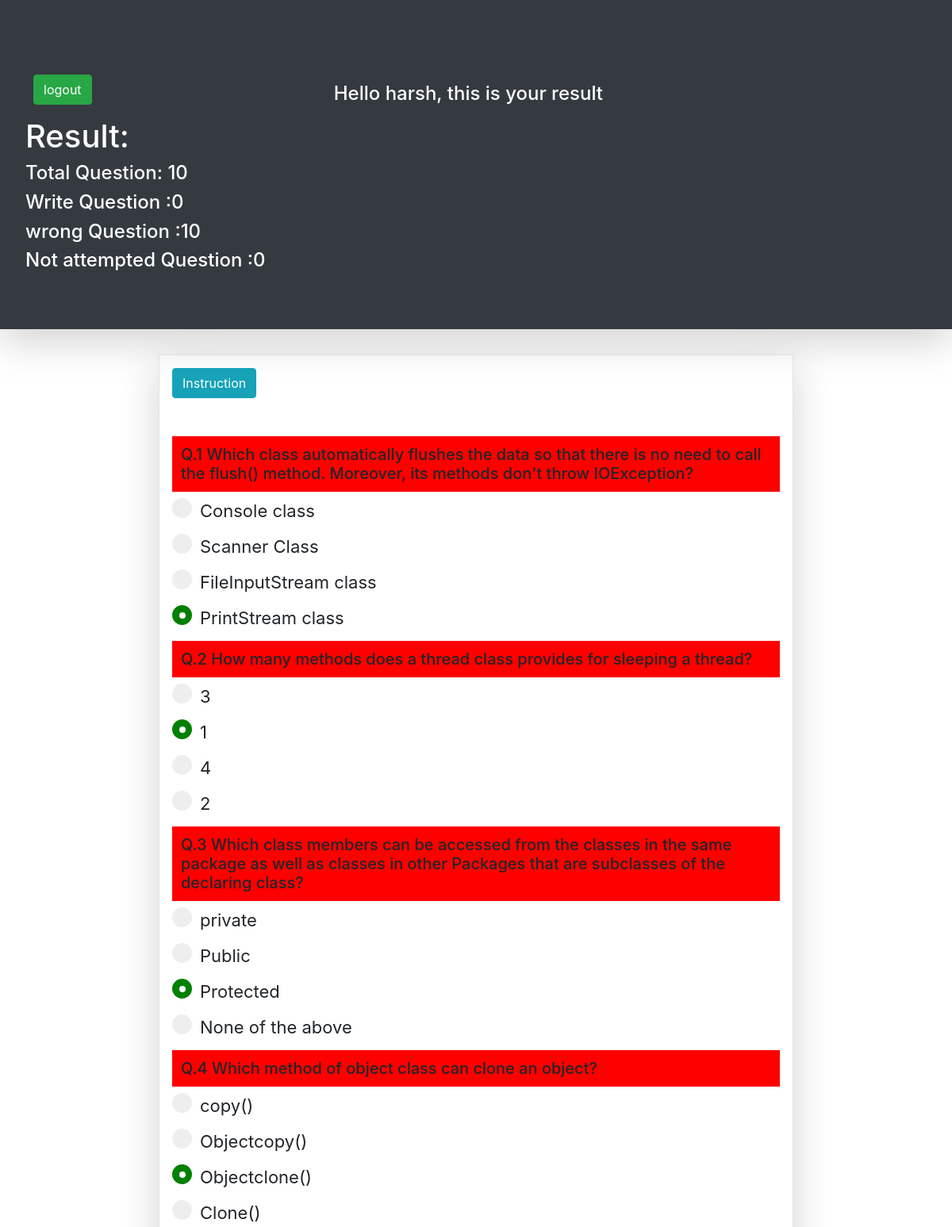
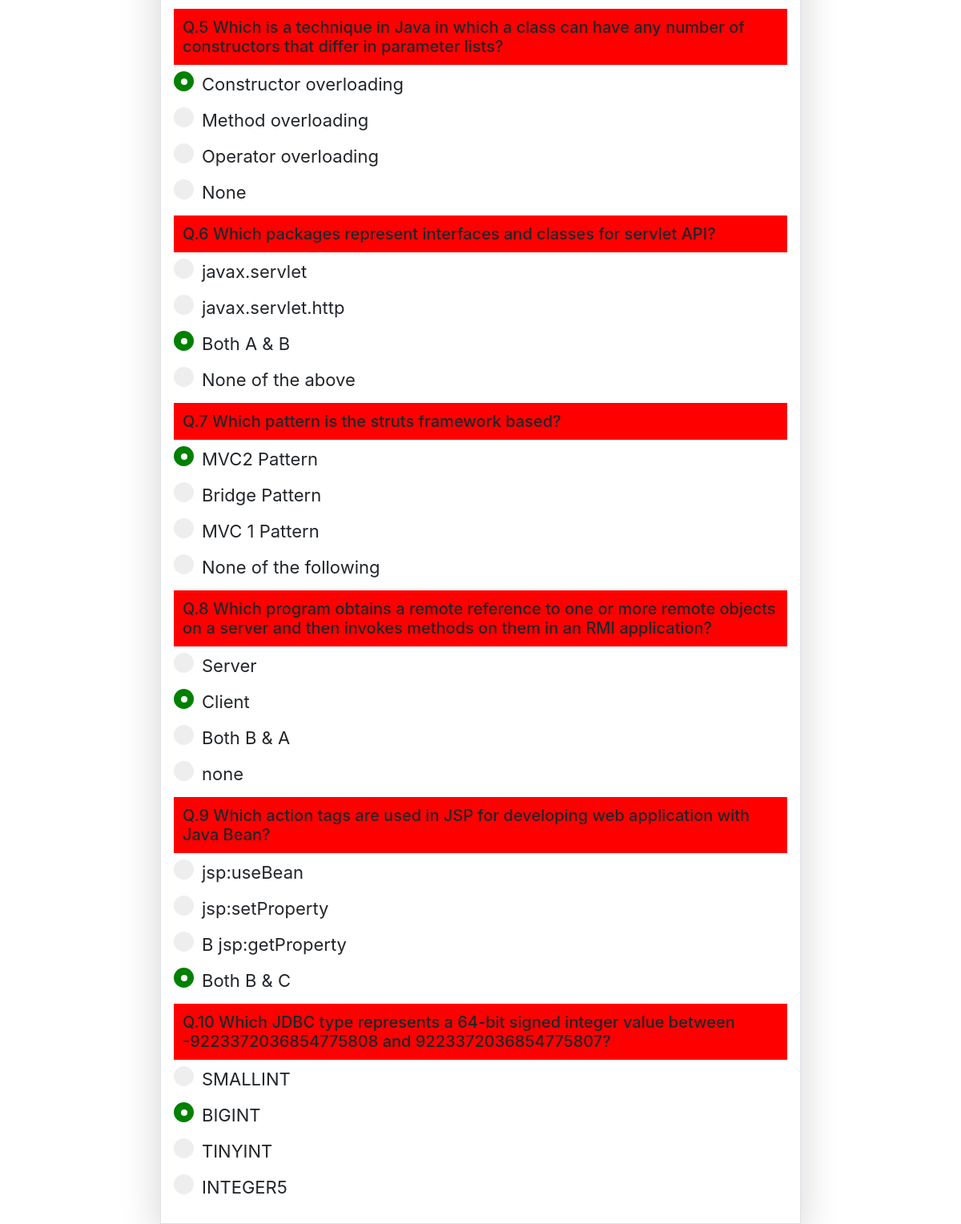
The app's page /result.php (signed in) with its own data (2 pictures, top to bottom).
### tables this page shows
CREATE TABLE `question` (
  `id` int(3) NOT NULL,
  `question` varchar(250) NOT NULL,
  `option1` varchar(250) NOT NULL,
  `option2` varchar(250) NOT NULL,
  `option3` varchar(250) NOT NULL,
  `option4` varchar(250) NOT NULL,
  `answer` int(3) NOT NULL
);

### result.php (the view, shortened to what this page needs)
<?php
$con=mysqli_connect("localhost","root","","webproject") or die("server not found");
$query="select * from question";
$x=mysqli_query($con,$query) or die("wrong query");
$array=mysqli_fetch_array($x);
$email=$_SESSION['login'];
$query1="select * from result where email='$email'";
$z=mysqli_query($con,$query1) or die("wrong result");
$array2=mysqli_fetch_array($z);
$right=0;
$wrong=0;
$notattempt=0;
for($i=1;$i<=10;$i++)
{
if($array2["$i"]==$array['answer'])
		$right++;
	else if($array2["$i"]=="0")
		$notattempt++;
	else if($array2["$i"]!=$array['answer'])
		$wrong++;
$array=mysqli_fetch_array($x);
}
?>
<html>
<head>
  <link rel="stylesheet" href="file/bootstrap-4.2.1-dist/css/bootstrap.min.css">
	</head>
<body>
<div class="container-fluid bg-dark jumbotron shadow-lg text-left bg-dark rounded-0 text-light" style="background-color: black;"  >
<div class="row">
	<div class="col-4">
		<form method="post" action="thank.php">
<input type="submit" name="logout" class="btn btn-success" style="margin-top: 30px;margin-left: 10px;" value="logout">	</input>
</form>
<h1 style="color:white;"> Result:</h1>
<h4 style="color:white">Total Question: 10</h4>
<h4 style="color:white">Write Question :<?php echo $right;?></h4>
<h4 style="color:white">wrong Question :<?php echo "$wrong"?></h4>
<h4 style="color:white">Not attempted Question :<?php echo $notattempt;?></h4>
	</div>
<div class="col-4">
<h4  style="color:white;padding-top:40px;margin-left: px; "> Hello 	<? echo $_SESSION['name'].", ";?>this is your result</h4>
</div>
</div>
</div>
<div class="container col-md-8 p-3 border shadow-lg">
	<button type="button" class="btn btn-info" data-toggle="collapse" data-target="#demo">Instruction</button>
<br><br><br>
	<?php
$query="select * from question";
$x=mysqli_query($con,$query) or die("wrong query");
while($array=mysqli_fetch_array($x))
{	$index=$array['id'];
	?>
	<h5
	<?php  if($array2[$index]!=$array['answer']){ ?>style="background-color: red;padding: 10px;border:1px solid red;" <?php } ?>>Q.<?php echo $array['id']." ".$array['question']; ?> </h5>
	<?php $name=$array['id'];?>
	<label class="container1">
	<input type="radio" disabled id="<?php echo $array['option1'];?>" name='<?php echo "$name"?>'><?php echo $array['option1'];?><br>
	<span class="checkmark"></span>
	</label>
	<label class="container1">
	<input type="radio" disabled id="<?php echo $array['option2'];?>" name='<?php echo "$name"?>'><?php echo $array['option2'];?><br>
	<span class="checkmark"></span>
	</label>
	<label class="container1">
	<input type="radio" disabled id="<?php echo $array['option3'];?>" name='<?php echo "$name"?>'><?php echo $array['option3'];?><br>
	<span class="checkmark"></span>
	</label>
	<label class="container1">
	<input type="radio" disabled id="<?php echo $array['option4'];?>" name='<?php echo "$name"?>'><?php echo $array['option4'];?><br>
		<span class="checkmark"></span>
	</label>
<?php
}
?>
	</div>
</body>
</html>

### result.php (style rules this page uses)
.container1 { display: block; position: relative; padding-left: 35px; margin-bottom: 12px; cursor: pointer; font-size: 22px; -webkit-user-select: none; -moz-user-select: none; -ms-user-select: none; user-select: none; }
.checkmark { position: absolute; top: 0; left: 0; height: 25px; width: 25px; background-color: #eee; border-radius: 50%; }
.container1 input:checked ~ .checkmark { background-color: green; }
.checkmark:after { content: ""; position: absolute; display: none; }
.container input:checked ~ .checkmark:after { display: block; }
.container1 .checkmark:after { top: 9px; left: 9px; width: 8px; height: 8px; border-radius: 50%; background: white; }

### records on screen
question: id "1", question "Which class automatically flushes the data so that there is no need to call the flush() method. Moreover, its methods don't throw IOException?", option1 "Console class", option2 "Scanner Class", option3 "FileInputStream class", option4 "PrintStream class"
question: id "2", question "How many methods does a thread class provides for sleeping a thread?", option1 "3", option2 "1", option3 "4", option4 "2"
question: id "3", question "Which class members can be accessed from the classes in the same package as well as classes in other Packages that are subclasses of the declaring class?", option1 "private", option2 "Public", option3 "Protected", option4 "None of the above"
question: id "4", question "Which method of object class can clone an object?", option1 "copy()", option2 "Objectcopy()", option3 "Objectclone()", option4 "Clone()"
question: id "5", question "Which is a technique in Java in which a class can have any number of constructors that differ in parameter lists?", option1 "Constructor overloading", option2 "Method overloading", option3 "Operator overloading", option4 "None"
question: id "6", question "Which packages represent interfaces and classes for servlet API?", option1 "javax.servlet", option2 "javax.servlet.http", option3 "Both A & B", option4 "None of the above"
question: id "7", question "Which pattern is the struts framework based?", option1 "MVC2 Pattern", option2 "Bridge Pattern", option3 "MVC 1 Pattern", option4 "None of the following"
question: id "8", question "Which program obtains a remote reference to one or more remote objects on a server and then invokes methods on them in an RMI application?", option1 "Server", option2 "Client", option3 "Both B & A", option4 "none"
question: id "9", question "Which action tags are used in JSP for developing web application with Java Bean?", option1 "jsp:useBean", option2 "jsp:setProperty", option3 "B jsp:getProperty", option4 "Both B & C"
question: id "10", question "Which JDBC type represents a 64-bit signed integer value between -9223372036854775808 and 9223372036854775807?", option1 "SMALLINT", option2 "BIGINT", option3 "TINYINT", option4 "INTEGER5"

### other values on screen
$right "0"
$wrong "10"
$notattempt "0"
$_SESSION['name'] "harsh"
